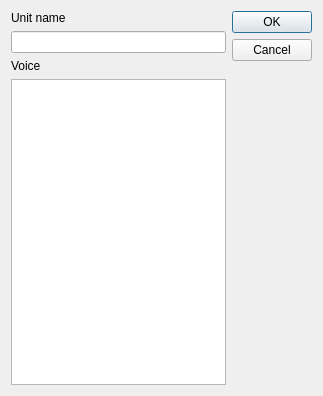
<?xml version="1.0" encoding="UTF-8"?>
<ui version="4.0">
 <class>SelectWoiceDialog</class>
 <widget class="QDialog" name="SelectWoiceDialog">
  <property name="geometry">
   <rect>
    <x>0</x>
    <y>0</y>
    <width>323</width>
    <height>396</height>
   </rect>
  </property>
  <property name="windowTitle">
   <string>Select instrument</string>
  </property>
  <layout class="QHBoxLayout" name="horizontalLayout">
   <item>
    <layout class="QVBoxLayout" name="verticalLayout">
     <item>
      <widget class="QLabel" name="label">
       <property name="text">
        <string>Unit name</string>
       </property>
      </widget>
     </item>
     <item>
      <widget class="QLineEdit" name="unitName"/>
     </item>
     <item>
      <widget class="QLabel" name="label_2">
       <property name="text">
        <string>Voice</string>
       </property>
      </widget>
     </item>
     <item>
      <widget class="QListView" name="woiceList"/>
     </item>
    </layout>
   </item>
   <item>
    <widget class="QDialogButtonBox" name="buttonBox">
     <property name="orientation">
      <enum>Qt::Vertical</enum>
     </property>
     <property name="standardButtons">
      <set>QDialogButtonBox::Cancel|QDialogButtonBox::Ok</set>
     </property>
    </widget>
   </item>
  </layout>
 </widget>
 <resources/>
 <connections>
  <connection>
   <sender>buttonBox</sender>
   <signal>accepted()</signal>
   <receiver>SelectWoiceDialog</receiver>
   <slot>accept()</slot>
   <hints>
    <hint type="sourcelabel">
     <x>248</x>
     <y>254</y>
    </hint>
    <hint type="destinationlabel">
     <x>157</x>
     <y>274</y>
    </hint>
   </hints>
  </connection>
  <connection>
   <sender>buttonBox</sender>
   <signal>rejected()</signal>
   <receiver>SelectWoiceDialog</receiver>
   <slot>reject()</slot>
   <hints>
    <hint type="sourcelabel">
     <x>316</x>
     <y>260</y>
    </hint>
    <hint type="destinationlabel">
     <x>286</x>
     <y>274</y>
    </hint>
   </hints>
  </connection>
 </connections>
</ui>
